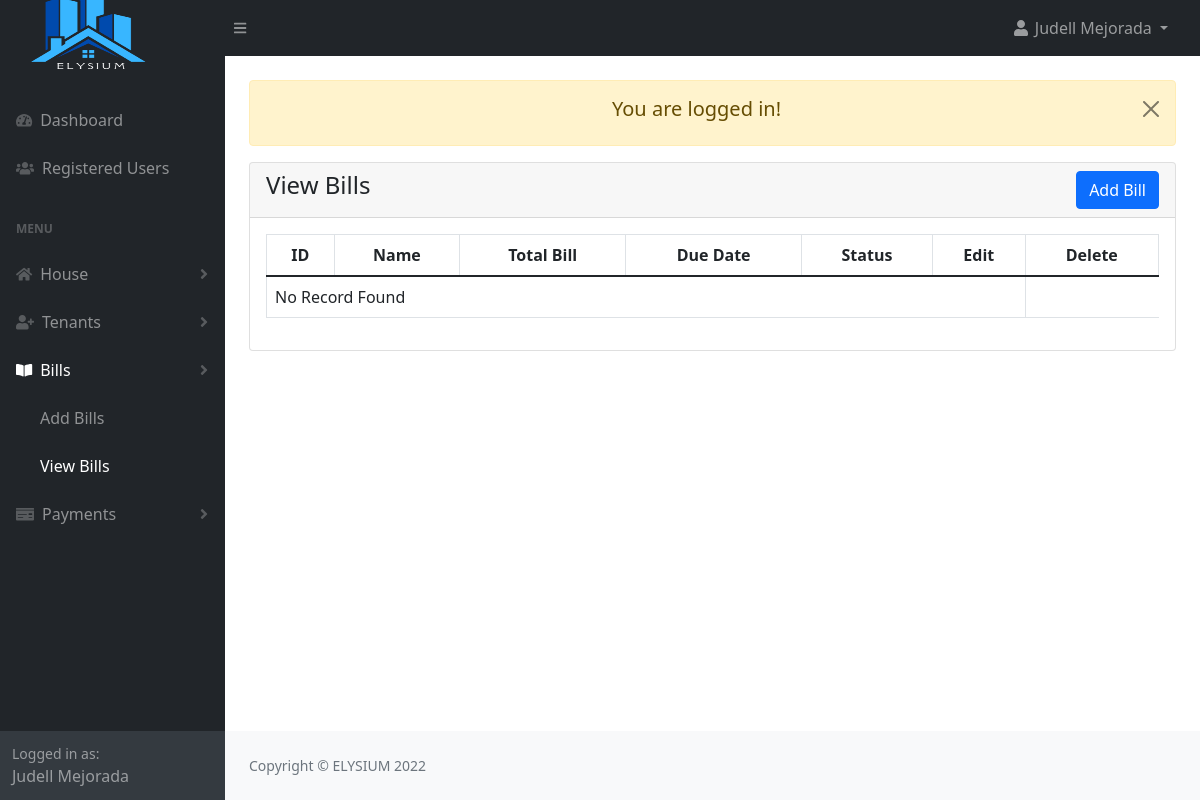
/admin/bill_view.php (signed in), run on an earlier commit of the app's database.
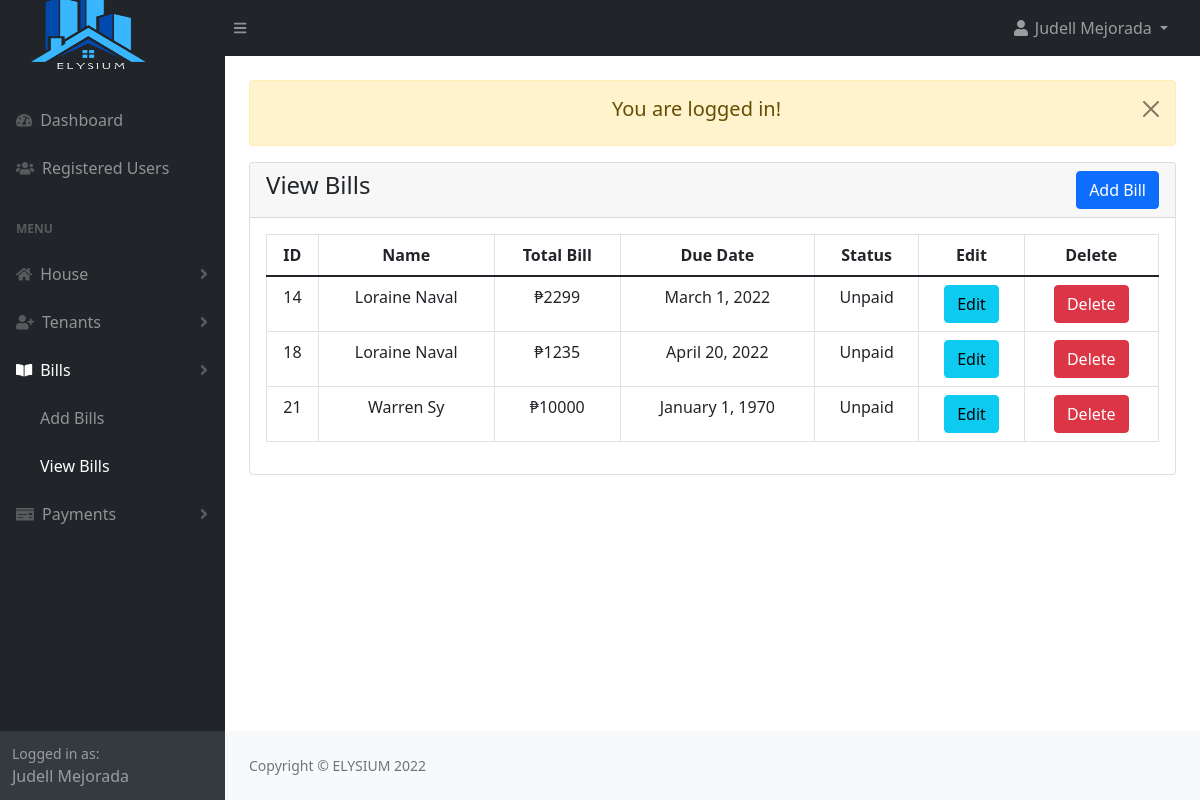
And on a later commit of the database.
### tables this page shows
CREATE TABLE `bills` (
  `bill_id` int(20) NOT NULL,
  `tenant_id` int(20) NOT NULL,
  `house_rent_pay` int(200) NOT NULL,
  `electric_bill` int(200) NOT NULL,
  `water_bill` int(200) NOT NULL,
  `other_bill` int(200) NOT NULL,
  `bill_desc` text DEFAULT NULL,
  `bill_status` tinyint(1) NOT NULL DEFAULT 0,
  `due_date` date NOT NULL,
  `bill_total` int(200) NOT NULL,
  `created_at` timestamp NOT NULL DEFAULT current_timestamp()
);

### admin/bill_view.php (the view, shortened to what this page needs)
<?php
include("authentication.php");
include("includes/header.php");
?>
<div class="container-fluid px-4">
    <div class="row mt-4">
        <div class="col-md-12">
			<?php include('message.php'); ?>
            <div class="card">
                <div class="card-header">
                        <h4>View Bills
                            <a href="bill_add.php" class="btn btn-primary float-end">Add Bill</a>
                        </h4>
                    </div>
                    <div class="card-body">
                    <div class="table-responsive">
                        <table id="myDataTable" class="table table-bordered table-stripe">
                            <thead>
                                <tr>
                                    <th class="text-center">ID</th>
                                    <th class="text-center">Name</th>
                                    <th class="text-center">Total Bill</th>
                                    <th class="text-center">Due Date</th>
                                    <th class="text-center">Status</th>
                                    <th class="text-center">Edit</th>
                                    <th class="text-center">Delete</th>
                                </tr>
                            </thead>
                            <tbody>
                            <?php
                                $bill = "SELECT *, concat(users.fname,' ',users.lname) AS name,
                                            DATE_FORMAT(bills.due_date, '%M %e, %Y') AS due
                                            FROM bills
                                            INNER JOIN tenant
                                            INNER JOIN users
                                            ON bills.tenant_id = tenant.tenant_id AND tenant.users_id = users.id
                                            WHERE bill_status != 2 ";
                                $bill_run = mysqli_query($con,$bill);
                                if(mysqli_num_rows($bill_run) > 0 )
                                {
                                    foreach($bill_run as $bill)
                                    {
                                        ?>
                                        <tr>
                                            <td class="text-center"><?= $bill['bill_id'] ?> </td>
                                            <td class="text-center"><?= $bill['name']?></td>
                                            <td class="text-center"><?= '₱'.$bill['bill_total'] ?></td>
                                            <td class="text-center"><?= $bill['due']?></td>
                                            <td class="text-center">
                                                <?= $bill['bill_status'] == '1' ? 'Paid':'Unpaid' ?>
                                            </td>
                                            <td class="text-center">
                                                <a href="bill_edit.php?id=<?= $bill['bill_id'] ?>" class="btn btn-info">Edit</a>
                                            </td>
                                            <td class="text-center">
                                                <a href="javascript:void(0)" class="delete_bill btn btn-danger">Delete</a>
                                            </td>
                                        </tr>
                                        <?php
                                    }
                                }
                                else
                                {
                                    ?>
                                    <tr>
                                        <td colspan="6"> No Record Found</td>
                                    </tr>
                                    <?php
                                }
                            ?>
                            </tbody>
                        </table>
                </div>
                </div>
            </div>
        </div>
    </div>
</div>
<?php
include("includes/footer.php");
include("includes/scripts.php");
?>

What changed in the data, as far as the page shows it:
now on this page (row edited): bills: bill_id "14", name "Loraine Naval", bill_total "2299", due "March 1, 2022", bill_status "Unpaid"
added bills: bill_id "18", name "Loraine Naval", bill_total "1235", due "April 20, 2022", bill_status "Unpaid"
added bills: bill_id "21", name "Warren Sy", bill_total "10000", due "January 1, 1970", bill_status "Unpaid"
Also different on the page:
text no longer shown: "No Record Found"
